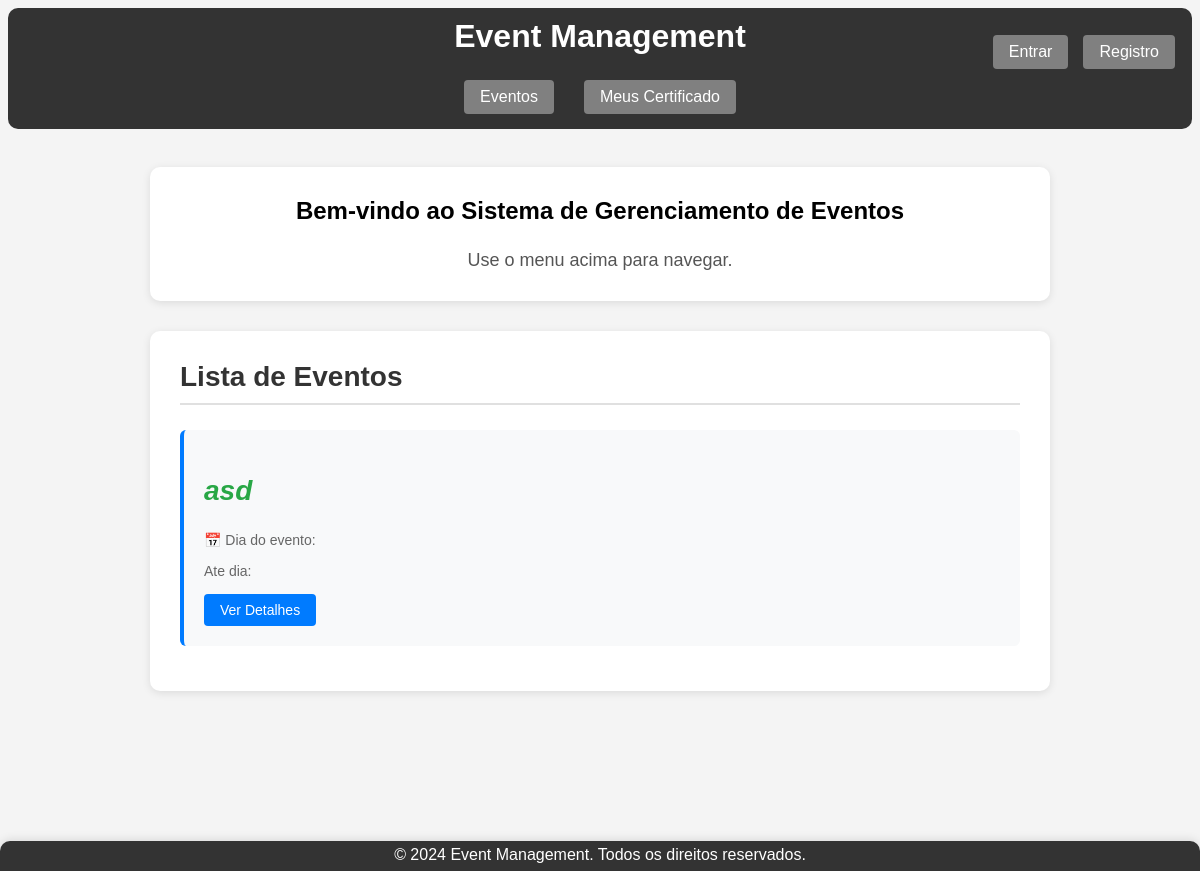
Before: / with the older database file.
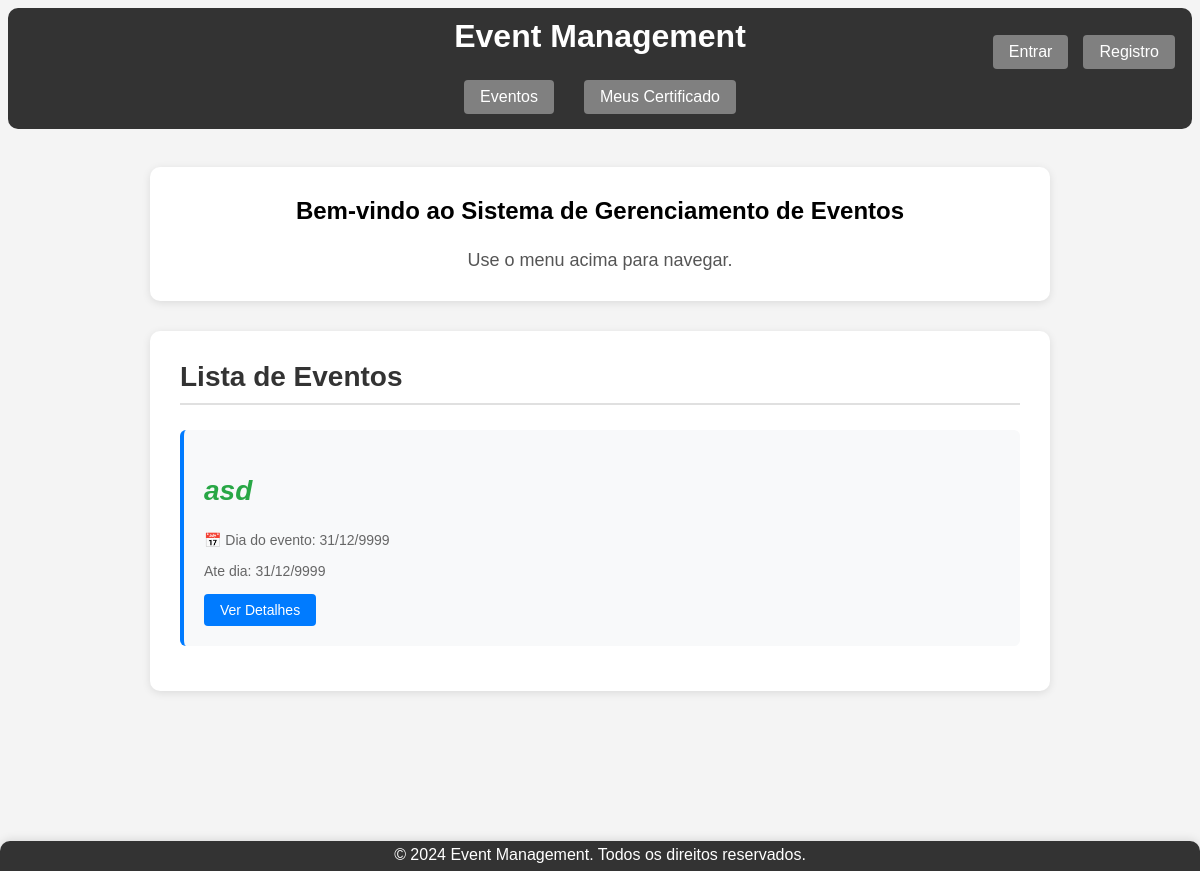
After: the same page with the newer database file.
### app/models.py (models this page shows, shortened)
class Event(models.Model):
    event_type_choices = [
        ('Palestra', 'Palestra'),
        ('Workshop', 'Workshop'),
        ('Seminário', 'Seminário'),
        ('Curso', 'Curso'),
        ('Congresso', 'Congresso'),
        ('Simpósio', 'Simpósio'),
        ('Fórum', 'Fórum'),
        ('Mesa Redonda', 'Mesa Redonda'),
    ]
    title = models.CharField(max_length=200, verbose_name="Título")
    description = models.TextField(verbose_name="Descrição")
    initial_date = models.DateField(default= '9999-12-31', verbose_name="Data de Início")
    final_date = models.DateField(default='9999-12-31', verbose_name="Data Final")
    location = models.CharField(max_length=200, verbose_name="Local")
    max_capacity = models.IntegerField(verbose_name="Capacidade Máxima")
    creator = models.ForeignKey(
        settings.AUTH_USER_MODEL,
        on_delete=models.CASCADE,
        related_name='created_events',
        null=True,
        blank=True,
        verbose_name="Criador"
    )
    event_type = models.CharField(max_length=20, choices=event_type_choices, default='Palestra', verbose_name="Tipo de Evento")
    event_start = models.TimeField(null=False, blank=True, verbose_name="Horario de Início")
    event_end = models.TimeField(null=False, blank=True, verbose_name="Horario de Término")
    participants = models.ManyToManyField(
        settings.AUTH_USER_MODEL,
        through='EventParticipant',
        through_fields=('event', 'participant'),
        related_name='attended_events',
        blank=True,
        verbose_name="Participantes"
    )
    class Meta:
        db_table = 'event'
        ordering = ['initial_date']
        verbose_name = 'Evento' # Português
        verbose_name_plural = 'Eventos' # Português

### app/views.py (the view)
# urls.py: path('', views.home, name='home'),
def home(request):
    eventos = Event.objects.all()
    return render(request, 'event_list.html', {'eventos': eventos})

### app/templates/event_list.html (shortened to what this page needs)
{% extends "base.html" %}
{% block content %}
{% load static %}
 <div class="welcome-container">
        <h2>Bem-vindo ao Sistema de Gerenciamento de Eventos</h2>
        <p>Use o menu acima para navegar.</p>
    </div>
<div class="events-container">
    <h2>Lista de Eventos</h2>
    <hr>
    {% if eventos %}
        <ul class="events-list">
            {% for evento in eventos %}
                <li class="event-item">
                    <div class="event-title">{{ evento.title }}</div>
                    <p class="event-date">📅 Dia do evento: {{ evento.initial_date|date:"d/m/Y" }}</p>
                    <p class="event-date">Ate dia: {{ evento.final_date|date:"d/m/Y" }}</p>
                    <div class="event-actions">
                        <a href="{% url 'event_detail' pk=evento.pk %}" class="btn-details">Ver Detalhes</a>
                    </div>
                </li>
            {% endfor %}
        </ul>
    {% else %}
        <p class="no-events">Nenhum evento cadastrado ainda.</p>
    {% endif %}
</div>
{% endblock %}

### app/templates/base.html (shortened to what this page needs)
{% load static %}
<!DOCTYPE html>
<html lang="pt-br">
<head>
    <link rel="stylesheet" type="text/css" href="{% static 'css/style.css' %}">
</head>
<body>
    <header class="header">
        {% block header %}
            <h1>Event Management</h1>
            <nav>
                <ul>
                    <li><a id="event_button" href="{% url 'event_list' %}">Eventos</a></li>
                        <li class="nav-item">
                            <a class="nav-link" href="{% url 'certificate_list' %}">Meus Certificado</a>
                        </li>
                    <div class="user-actions">
                {% if user.is_authenticated %}
                    <p>Olá, {{ user.username }}!</p>
                    <a href="{% url 'logout' %}">Sair</a>
                {% else %}
                    <a href="{% url 'login' %}">Entrar</a>
                    <a href="{% url 'register' %}">Registro</a>
                {% endif %}
                    </div>
                </ul>
            </nav>
        {% endblock %}
    </header>
    <main>
        {% block content %}{% endblock %}
    </main>
    <footer class="footer">
        {% block footer %}
            <p>&copy; 2024 Event Management. Todos os direitos reservados.</p>
        {% endblock %}
    </footer>
</body>
</html>

### app/static/css/style.css (style rules this page uses)
* { margin: 0; padding: 0; box-sizing: border-box; }
body { font-family: Arial, sans-serif; background: #f4f4f4; overflow-x: hidden; min-height: 100vh; display: flex; flex-direction: column; }
.header { margin: 8px; background: #333; color: #fff; padding: 10px 0; text-align: center; border-radius: 10px; }
.header h1 { margin-bottom: 20px; }
nav ul { list-style: none; display: flex; justify-content: center; flex-wrap: wrap; align-items: center; }
nav ul li { margin: 5px 15px; font-size: 16px; }
nav ul li { margin: 5px 15px; }
nav ul li a { display: inline-block; color: #fff; text-decoration: none; transition: all 0.3s ease; padding: 8px 16px; background-color: grey; border-radius: 4px; }
.user-actions { position: absolute; top: 35px; right: 25px; display: flex; align-items: center; gap: 15px; }
.user-actions a { color: #fff; text-decoration: none; padding: 8px 16px; background-color: grey; border-radius: 4px; transition: all 0.3s ease; font-size: 16px; }
main { flex: 1; min-height: calc(100vh - 200px); padding-bottom: 150px; width: 100%; }
.footer { background: #333; color: #fff; text-align: center; padding: 15px 0; position: fixed; width: 100%; bottom: 0; left: 0; box-shadow: 0 -2px 8px rgba(0,0,0,0.1); z-index: 1000; border-radius: 10px 10px 0 0; }
.footer p { margin: -10px; }
.welcome-container, .events-container, .subscribed-events-container, .event-form-container, .delete-confirmation-container, .event-detail-container { background: #fff; margin: 30px auto; padding: 40px; border-radius: 10px; box-shadow: 0 2px 8px rgba(0,0,0,0.1); }
.welcome-container { text-align: center; padding: 30px; margin: 30px auto; max-width: 900px; }
.welcome-container p { font-size: 18px; color: #555; margin-top: 25px; }
.events-container, .subscribed-events-container { max-width: 900px; padding: 30px; }
.events-container h2, .subscribed-events-container h2, .event-form-container h2 { color: #333; margin-bottom: 10px; font-size: 28px; }
.events-container hr, .subscribed-events-container hr, .event-form-container hr { border: none; border-top: 2px solid #e0e0e0; margin-bottom: 25px; }
.events-list, .subscribed-events-list { list-style: none; padding: 0; margin: 0; }
.event-item, .subscribed-event-item { background: #f8f9fa; padding: 20px; margin-bottom: 15px; border-radius: 6px; transition: transform 0.2s ease, box-shadow 0.2s ease; }
.event-item { border-left: 4px solid #007bff; }
.event-title { font-size: 20px; font-weight: 600; color: #333; margin-bottom: 8px; }
.event-date { color: #666; font-size: 14px; margin-bottom: 15px; }
.event-actions { display: flex; gap: 15px; margin-top: 10px; }
.event-actions a { padding: 8px 16px; text-decoration: none; border-radius: 4px; font-size: 14px; transition: all 0.3s ease; }
.btn-details { background: #007bff; color: #fff; }
.event-title { font-size: 28px; color: #28a745; font-weight: 600; margin: 25px 0; font-style: italic; }

Changed rows visible on the page:
changed Event "asd": initial_date (not shown) → "31/12/9999"; final_date (not shown) → "31/12/9999"
